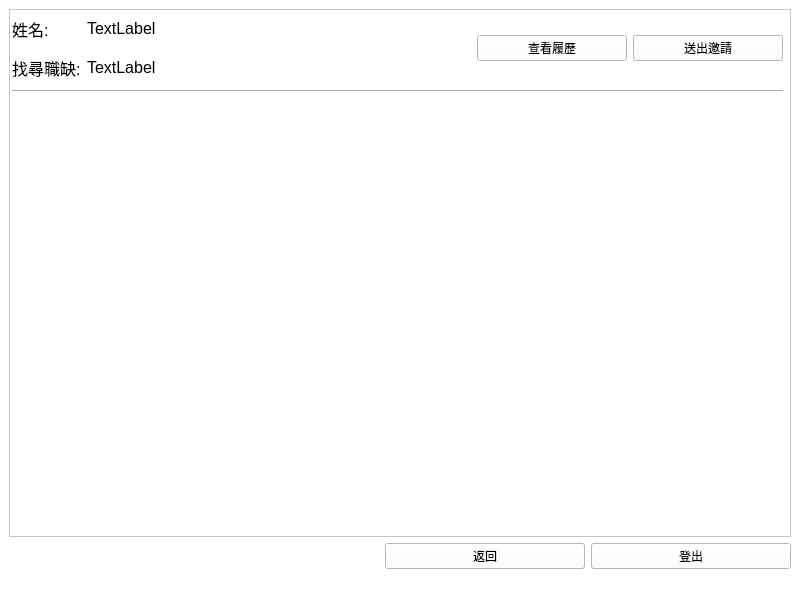
<?xml version="1.0" encoding="UTF-8"?>
<ui version="4.0">
 <class>companySearchWindow</class>
 <widget class="QMainWindow" name="companySearchWindow">
  <property name="geometry">
   <rect>
    <x>0</x>
    <y>0</y>
    <width>800</width>
    <height>600</height>
   </rect>
  </property>
  <property name="windowTitle">
   <string>LingKing</string>
  </property>
  <property name="styleSheet">
   <string notr="true">background-color: rgb(255, 255, 255);</string>
  </property>
  <widget class="QWidget" name="centralwidget">
   <layout class="QGridLayout" name="gridLayout_2">
    <item row="0" column="0">
     <widget class="QScrollArea" name="scrollArea">
      <property name="widgetResizable">
       <bool>true</bool>
      </property>
      <widget class="QWidget" name="scrollAreaWidgetContents">
       <property name="geometry">
        <rect>
         <x>0</x>
         <y>0</y>
         <width>780</width>
         <height>529</height>
        </rect>
       </property>
       <property name="sizePolicy">
        <sizepolicy hsizetype="Expanding" vsizetype="Expanding">
         <horstretch>1</horstretch>
         <verstretch>0</verstretch>
        </sizepolicy>
       </property>
       <widget class="QWidget" name="layoutWidget">
        <property name="geometry">
         <rect>
          <x>2</x>
          <y>2</y>
          <width>771</width>
          <height>81</height>
         </rect>
        </property>
        <layout class="QGridLayout" name="gridLayout">
         <item row="0" column="0">
          <widget class="QLabel" name="label">
           <property name="sizePolicy">
            <sizepolicy hsizetype="Fixed" vsizetype="Preferred">
             <horstretch>0</horstretch>
             <verstretch>0</verstretch>
            </sizepolicy>
           </property>
           <property name="font">
            <font>
             <pointsize>12</pointsize>
            </font>
           </property>
           <property name="text">
            <string>姓名:</string>
           </property>
          </widget>
         </item>
         <item row="0" column="1">
          <widget class="QLabel" name="show_user_name">
           <property name="font">
            <font>
             <pointsize>12</pointsize>
            </font>
           </property>
           <property name="text">
            <string>TextLabel</string>
           </property>
          </widget>
         </item>
         <item row="1" column="0">
          <widget class="QLabel" name="label_3">
           <property name="sizePolicy">
            <sizepolicy hsizetype="Fixed" vsizetype="Preferred">
             <horstretch>0</horstretch>
             <verstretch>0</verstretch>
            </sizepolicy>
           </property>
           <property name="font">
            <font>
             <pointsize>12</pointsize>
            </font>
           </property>
           <property name="text">
            <string>找尋職缺:</string>
           </property>
          </widget>
         </item>
         <item row="1" column="1">
          <widget class="QLabel" name="show_user_wanted">
           <property name="font">
            <font>
             <pointsize>12</pointsize>
            </font>
           </property>
           <property name="text">
            <string>TextLabel</string>
           </property>
          </widget>
         </item>
         <item row="2" column="0" colspan="4">
          <widget class="Line" name="line">
           <property name="orientation">
            <enum>Qt::Horizontal</enum>
           </property>
          </widget>
         </item>
         <item row="0" column="2" rowspan="2">
          <widget class="QPushButton" name="look_resume_BTN">
           <property name="sizePolicy">
            <sizepolicy hsizetype="Maximum" vsizetype="Maximum">
             <horstretch>0</horstretch>
             <verstretch>0</verstretch>
            </sizepolicy>
           </property>
           <property name="maximumSize">
            <size>
             <width>150</width>
             <height>16777215</height>
            </size>
           </property>
           <property name="text">
            <string>查看履歷</string>
           </property>
          </widget>
         </item>
         <item row="0" column="3" rowspan="2">
          <widget class="QPushButton" name="send_request_BTN">
           <property name="sizePolicy">
            <sizepolicy hsizetype="Maximum" vsizetype="Maximum">
             <horstretch>0</horstretch>
             <verstretch>0</verstretch>
            </sizepolicy>
           </property>
           <property name="maximumSize">
            <size>
             <width>150</width>
             <height>16777215</height>
            </size>
           </property>
           <property name="text">
            <string>送出邀請</string>
           </property>
          </widget>
         </item>
        </layout>
       </widget>
      </widget>
     </widget>
    </item>
    <item row="1" column="0">
     <layout class="QHBoxLayout" name="horizontalLayout">
      <item>
       <spacer name="horizontalSpacer">
        <property name="orientation">
         <enum>Qt::Horizontal</enum>
        </property>
        <property name="sizeHint" stdset="0">
         <size>
          <width>40</width>
          <height>20</height>
         </size>
        </property>
       </spacer>
      </item>
      <item>
       <widget class="QPushButton" name="back_BTN">
        <property name="sizePolicy">
         <sizepolicy hsizetype="Maximum" vsizetype="Maximum">
          <horstretch>1</horstretch>
          <verstretch>1</verstretch>
         </sizepolicy>
        </property>
        <property name="maximumSize">
         <size>
          <width>200</width>
          <height>30</height>
         </size>
        </property>
        <property name="text">
         <string>返回</string>
        </property>
       </widget>
      </item>
      <item>
       <widget class="QPushButton" name="logout_BTN">
        <property name="sizePolicy">
         <sizepolicy hsizetype="Maximum" vsizetype="Maximum">
          <horstretch>1</horstretch>
          <verstretch>1</verstretch>
         </sizepolicy>
        </property>
        <property name="maximumSize">
         <size>
          <width>200</width>
          <height>30</height>
         </size>
        </property>
        <property name="text">
         <string>登出</string>
        </property>
       </widget>
      </item>
     </layout>
    </item>
   </layout>
  </widget>
  <widget class="QStatusBar" name="statusbar"/>
 </widget>
 <resources/>
 <connections>
  <connection>
   <sender>logout_BTN</sender>
   <signal>clicked()</signal>
   <receiver>companySearchWindow</receiver>
   <slot>close()</slot>
   <hints>
    <hint type="sourcelabel">
     <x>667</x>
     <y>563</y>
    </hint>
    <hint type="destinationlabel">
     <x>673</x>
     <y>579</y>
    </hint>
   </hints>
  </connection>
 </connections>
</ui>
